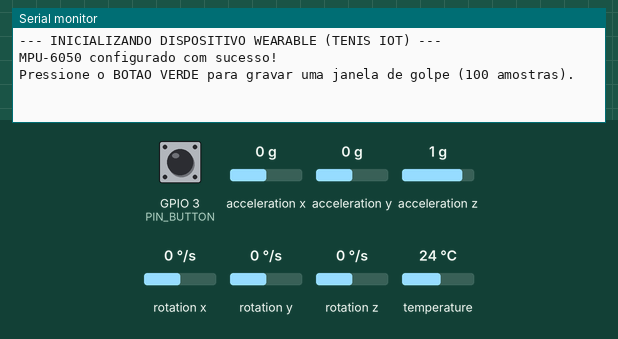
Simulated run of this sketch. Board: ESP32-C3. Parts: the last lines printed to the serial monitor. Inputs (shaded band) come from the test bench; at power-on: GPIO 3 (PIN_BUTTON) HIGH, acceleration x 0 g, acceleration y 0 g, acceleration z 1 g, rotation x 0 °/s, rotation y 0 °/s, rotation z 0 °/s, temperature 24 °C.

Above: at 1.4 s.
1.5 s: GPIO 3 (PIN_BUTTON) pulled LOW for 0.15 s
At 2.95 s:
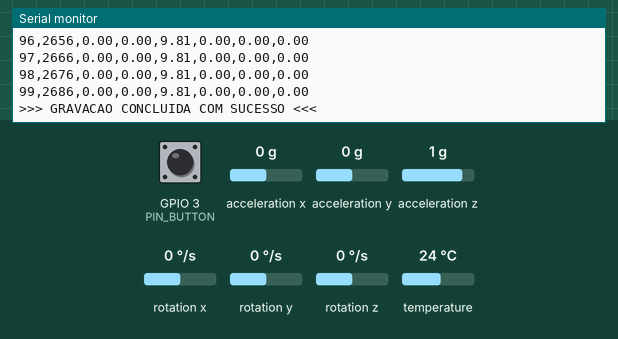
3.1 s: GPIO 3 (PIN_BUTTON) pulled LOW for 1 s
At 3.26 s:
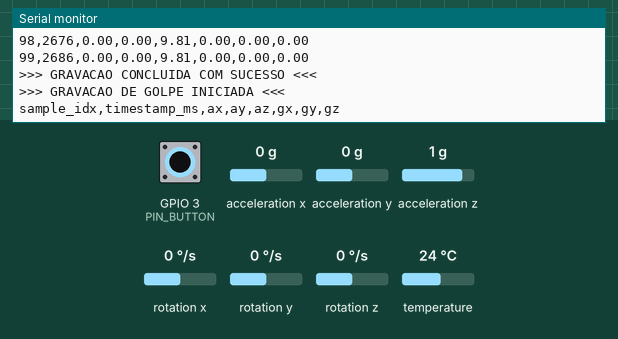
Timing chart, 0 to 6.1 s (numbered marks = the images above; inputs shaded):
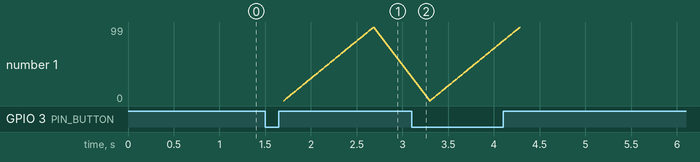

Measured:
- after the input at 1.5 s, the serial monitor: prints a new line at once (image 1)

The sketch:

sketch.ino
```cpp
#include <Wire.h>
#include <Adafruit_MPU6050.h>
#include <Adafruit_Sensor.h>

// Instancia da IMU
Adafruit_MPU6050 mpu;

// Definicao dos pinos no ESP32-C3
#define PIN_SDA 8
#define PIN_SCL 9
#define PIN_BUTTON 3
#define PIN_INT 4

// Parametros de amostragem
const unsigned long SAMPLE_INTERVAL_MS = 10; // 100 Hz (10 ms por amostra)
const int TOTAL_SAMPLES = 100;               // Janela de 1 segundo = 100 amostras

// Variaveis de controle
unsigned long lastSampleTime = 0;
bool isRecording = false;
int sampleCount = 0;

void setup() {
  Serial.begin(115200);
  delay(200);

  // Configura botao com pull-up interno e pino de interrupcao
  pinMode(PIN_BUTTON, INPUT_PULLUP);
  pinMode(PIN_INT, INPUT);

  // Inicializa I2C nos pinos nativos do ESP32-C3
  Wire.begin(PIN_SDA, PIN_SCL);

  Serial.println("--- INICIALIZANDO DISPOSITIVO WEARABLE (TENIS IOT) ---");

  if (!mpu.begin()) {
    Serial.println("ERRO: MPU-6050 nao encontrado! Verifique as conexoes.");
    while (1) {
      delay(100);
    }
  }

  // Configuracoes para evitar saturacao em altas velocidades
  mpu.setAccelerometerRange(MPU6050_RANGE_16_G);    // Escala maxima de aceleracao: +/- 16g
  mpu.setGyroRange(MPU6050_RANGE_2000_DEG);        // Escala maxima de rotacao: +/- 2000 deg/s
  mpu.setFilterBandwidth(MPU6050_BAND_94_HZ);      // Filtro passa-baixa anti-ruido

  Serial.println("MPU-6050 configurado com sucesso!");
  Serial.println("Pressione o BOTAO VERDE para gravar uma janela de golpe (100 amostras).");
}

void loop() {
  unsigned long currentTime = millis();

  // 1. Checa acionamento do botao para disparar gravacao (ativo em nivel LOW)
  if (digitalRead(PIN_BUTTON) == LOW && !isRecording) {
    isRecording = true;
    sampleCount = 0;

    Serial.println("\n>>> GRAVACAO DE GOLPE INICIADA <<<");
    Serial.println("sample_idx,timestamp_ms,ax,ay,az,gx,gy,gz");
    delay(200); // Debounce simples do botao
  }

  // 2. Loop de amostragem a 100 Hz (executa a cada 10 ms)
  if (isRecording && (currentTime - lastSampleTime >= SAMPLE_INTERVAL_MS)) {
    lastSampleTime = currentTime;

    sensors_event_t a, g, temp;
    mpu.getEvent(&a, &g, &temp);

    // Envia a amostra formatada em CSV
    Serial.printf("%d,%lu,%.2f,%.2f,%.2f,%.2f,%.2f,%.2f\n",
                  sampleCount,
                  currentTime,
                  a.acceleration.x, a.acceleration.y, a.acceleration.z,
                  g.gyro.x, g.gyro.y, g.gyro.z);

    sampleCount++;

    // Finaliza a janela de captura apos 100 amostras (1 segundo)
    if (sampleCount >= TOTAL_SAMPLES) {
      isRecording = false;
      Serial.println(">>> GRAVACAO CONCLUIDA COM SUCESSO <<<\n");
    }
  }
}
```
